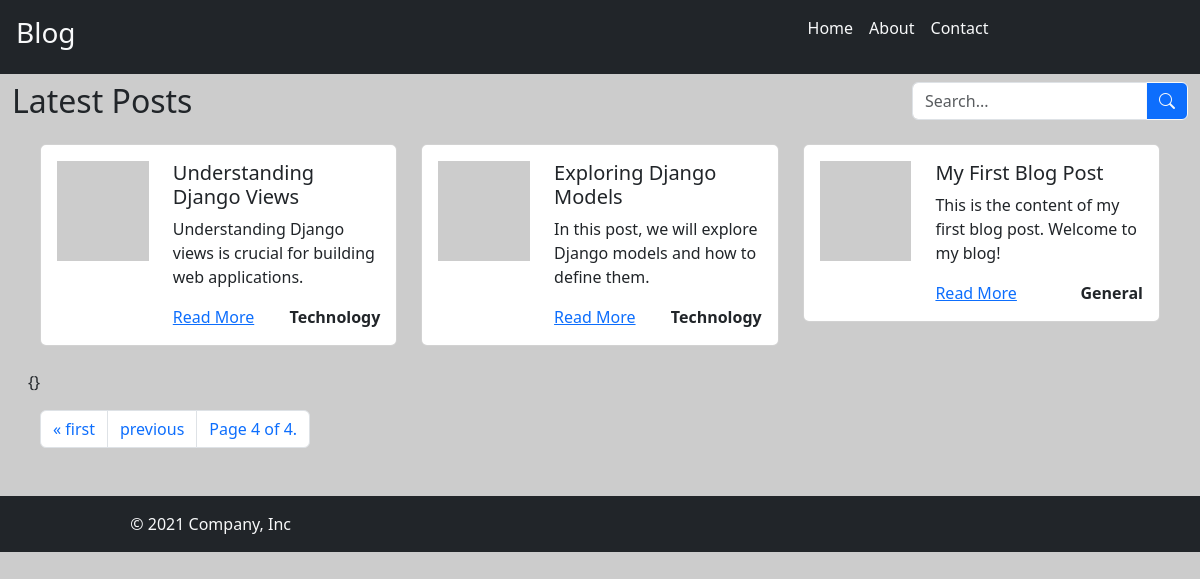
The app's page /blog/?page=4 with its own data.
### blog/models.py (models this page shows, shortened)
class Post(models.Model):
    title = models.CharField(max_length=100)
    content = models.TextField()
    img_url = models.URLField(blank=True, null=True)
    created_at = models.DateTimeField(auto_now_add=True)
    slug = models.SlugField(
        unique=True,
        blank=True,
        max_length=100
    )
    category = models.ForeignKey(category, on_delete=models.CASCADE)

class category(models.Model):
    name=models.CharField(max_length=100)

### blog/views.py (the view)
# urls.py: path("",views.index,name="index"),
def index(request):
    blog_title = "Latest Posts"
    all_posts = Post.objects.all().order_by('-created_at')
    paginator = Paginator(all_posts, 5)  # 5 posts per page
    page_number = request.GET.get('page')
    page_obj = paginator.get_page(page_number)
    return render(request, 'index.html', {
        'blog_title': blog_title,
        'post_obj': page_obj,
        'page_obj': page_obj,
    })

### blog/templates/index.html (shortened to what this page needs)
{% extends "base.html" %}
{% block content %}
    <div class="container-fluid ">
        <div class="row my-2">
            <div class="col">
                <h2 > {{blog_title}} </h2>
            </div>
            <div class="col-3">
                <div class="input-group">
                    <input type="text" class="form-control" placeholder="Search..." aria-label="Search">
                    <button class="btn btn-outline-light btn-primary " type="button" id="button-search">
                      <i class="bi bi-search"></i>
                    </button>
                  </div>
            </div>
        </div>
        <div class="row m-3">
            {% if post_obj %}
            {% for con in post_obj %}
            <div class="col-4 mb-4">
                <div class="card">
                    <div class="card-body">
                        <div class="row">
                            <div class="col-md-4">
                                <img style="height:100px; width: 300px;"  src="{{ con.img_url }}" class="img-fluid" alt="{{ con.title }}">
                            </div>
                            <div class="col-md-8">
                                <h5 class="card-title"> {{con.title}} </h5>
                                <p class="card-text"> {{con.content}} </p>
                                <div class="d-flex justify-content-between">
                                     <a href="{% url 'blog:detail'  slug=con.slug %}">Read More</a>
                                    <a class="text-decoration-none text-dark fw-bold" href="#">{{con.category.name}}</a>
                                </div>
                            </div>
                        </div>
                    </div>
                </div>
            </div>{% endfor %}
               {% else %}
                  <p>No Posts Available</p>
               {% endif %}
{}
            <div class="col-12 my-3">
                {% if post_obj.has_other_pages %}
                <nav aria-label="Page navigation">
                    <ul class="pagination">
                        {% if post_obj.has_previous %}
                        <li class="page-item">
                            <a class="page-link" href="?page={{ post_obj.previous_page_number }}" aria-label="First">
                                <span aria-hidden="true">&laquo; first</span>
                            </a>
                        </li>
                       {% endif %}
                        {% if post_obj.has_previous %}
                        <li class="page-item">
                            <a class="page-link" href="?page={{ post_obj.previous_page_number }}" aria-label="Previous">
                                <span aria-hidden="true">previous</span>
                            </a>
                        </li>
                        {% endif %}
                        <li class="page-item"><span class="page-link">Page {{ post_obj.number }} of {{ post_obj.paginator.num_pages }}.</span></li>
                    </ul>
                </nav>
                {% endif %}
            </div>
        </div>
    </div>
    {% endblock content %}

### blog/static/style.css (style rules this page uses)
body { background-color: #cccccc; }

### records on screen
Post: title "Understanding Django Views", content "Understanding Django views is crucial for building web applications.", category.name "Technology"
Post: title "Exploring Django Models", content "In this post, we will explore Django models and how to define them.", category.name "Technology"
Post: title "My First Blog Post", content "This is the content of my first blog post. Welcome to my blog!", category.name "General"

### other values on screen
{{ blog_title }} "Latest Posts"
{{ post_obj.number }} "4"
{{ post_obj.paginator.num_pages }} "4"
